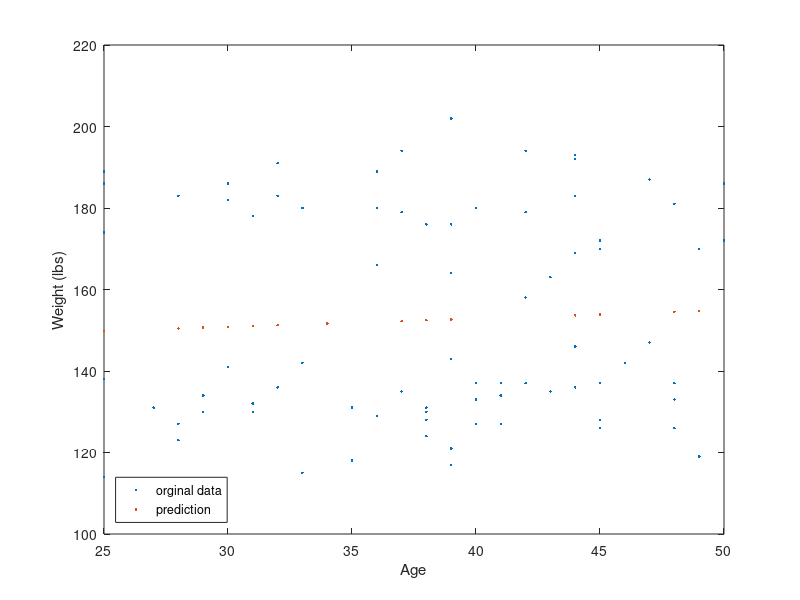

Here is the MATLAB script that generated this plot:
% Sample code for linear regression
% Predict patient weight from age

% Load patients data from matlab sample data sets
load patients;

% Weight and Age items have 100 data samples
% Split the data in 80:20 (train:validate)
x = Age(1:80);
y = Weight(1:80);

% Eqn: y = 𝜃̂0x0 + 𝜃̂1x1
% Compute weights: Find 𝜃̂ = (𝜓𝑇𝜓)^(−1)𝜓𝑇y
n = size(x);                % get the size of x
Psi = [ones(n(1,1),1), x];  % Augment i/p data - the column of ones represent bias x0
theta_hat = inv(Psi'*Psi)*Psi'*y;

% ******* Prediction *********
% use the last 20 data items for prediction
x_star = Age(80:100); 
% to confirm the size of x_star
x_star_size = size(x_star);
n_star = x_star_size(1,1);
% augment oos i/p data
Psi_star = [ones(n_star,1) x_star];

% predict using the age (theta_hat) computed above
y_star_hat = Psi_star*theta_hat; 
plot(x, y, '.', x_star, y_star_hat, '.')
xlabel('Age')
ylabel('Weight (lbs)')
legend({'orginal data','prediction'},'Location','southwest')





